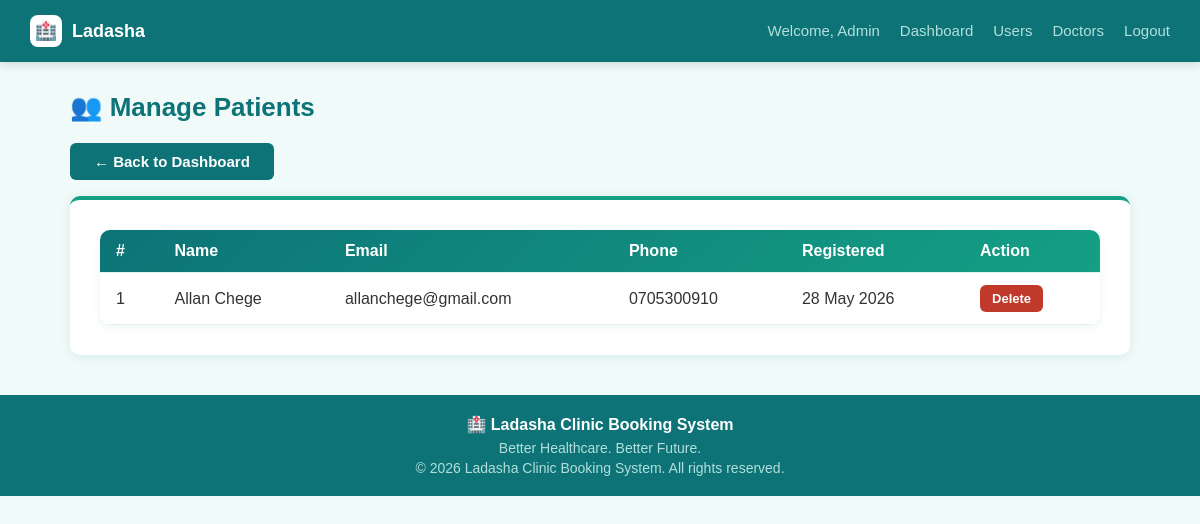
Page /admin/manage_users.php (signed in) on the committed database.
### tables this page shows
CREATE TABLE `users` (
  `id` int(11) NOT NULL,
  `name` varchar(100) NOT NULL,
  `email` varchar(150) NOT NULL,
  `password` varchar(255) NOT NULL,
  `phone` varchar(20) DEFAULT NULL,
  `role` enum('patient','doctor','admin') DEFAULT 'patient',
  `created_at` datetime DEFAULT current_timestamp()
);

### admin/manage_users.php (the view, shortened to what this page needs)
<?php
$host   = 'localhost';
$user   = 'root';
$pass   = '';
$dbname = 'clinic_db';
$conn   = mysqli_connect($host, $user, $pass, $dbname);
$users = mysqli_query($conn, "SELECT * FROM users WHERE role='patient' ORDER BY name");
include '../includes/header.php';
?>
<div class="container">
    <h2 class="page-title">👥 Manage Patients</h2>
    <div style="margin-bottom:16px;">
        <a href="dashboard.php" class="btn btn-primary">← Back to Dashboard</a>
    </div>
    <div class="card">
        <?php if(mysqli_num_rows($users) > 0): ?>
        <table>
            <thead>
                <tr>
                    <th>#</th>
                    <th>Name</th>
                    <th>Email</th>
                    <th>Phone</th>
                    <th>Registered</th>
                    <th>Action</th>
                </tr>
            </thead>
            <tbody>
                <?php $count = 1; while($row = mysqli_fetch_assoc($users)): ?>
                <tr>
                    <td><?php echo $count++; ?></td>
                    <td><?php echo $row['name']; ?></td>
                    <td><?php echo $row['email']; ?></td>
                    <td><?php echo $row['phone']; ?></td>
                    <td><?php echo date('d M Y', strtotime($row['created_at'])); ?></td>
                    <td>
                        <a href="manage_users.php?delete=<?php echo $row['id']; ?>"
                           class="btn btn-danger"
                           style="padding:6px 12px; font-size:13px;"
                           onclick="return confirm('Delete this patient?')">Delete</a>
                    </td>
                </tr>
                <?php endwhile; ?>
            </tbody>
        </table>
        <?php else: ?>
        <div style="text-align:center; padding:40px; color:#999;">
            <p>No patients registered yet.</p>
        </div>
        <?php endif; ?>
    </div>
</div>
<?php include '../includes/footer.php'; ?>

### css/style.css (style rules this page uses)
* { margin:0;padding:0;box-sizing:border-box }
body { font-family:Arial,sans-serif;background-color:#F0FAF9;color:#333 }
.container { max-width:1100px;margin:30px auto;padding:0 20px }
.card { background:#fff;border-radius:10px;padding:30px;box-shadow:0 2px 12px rgba(13,115,119,0.1);margin-bottom:20px;border-top:4px solid #14A085 }
.btn { padding:10px 24px;border:none;border-radius:6px;cursor:pointer;font-size:15px;font-weight:bold;text-decoration:none;display:inline-block;transition:all 0.2s }
.btn-primary { background:#0D7377;color:#fff }
.btn-danger { background-color:#c0392b;color:#fff }
table { width:100%;border-collapse:collapse;background:#fff;border-radius:10px;overflow:hidden;box-shadow:0 2px 8px rgba(13,115,119,0.08) }
table thead { background:linear-gradient(135deg,#0D7377,#14A085);color:#fff }
table th,table td { padding:12px 16px;text-align:left;border-bottom:1px solid #E0F2F1 }
.page-title { font-size:26px;color:#0D7377;margin-bottom:20px;font-weight:bold }

### rows in the picture
users: name "Allan Chege", email "allanchege@gmail.com", phone "0705300910", created_at "28 May 2026"

### other values in the picture
$_SESSION['username'] "Admin"
